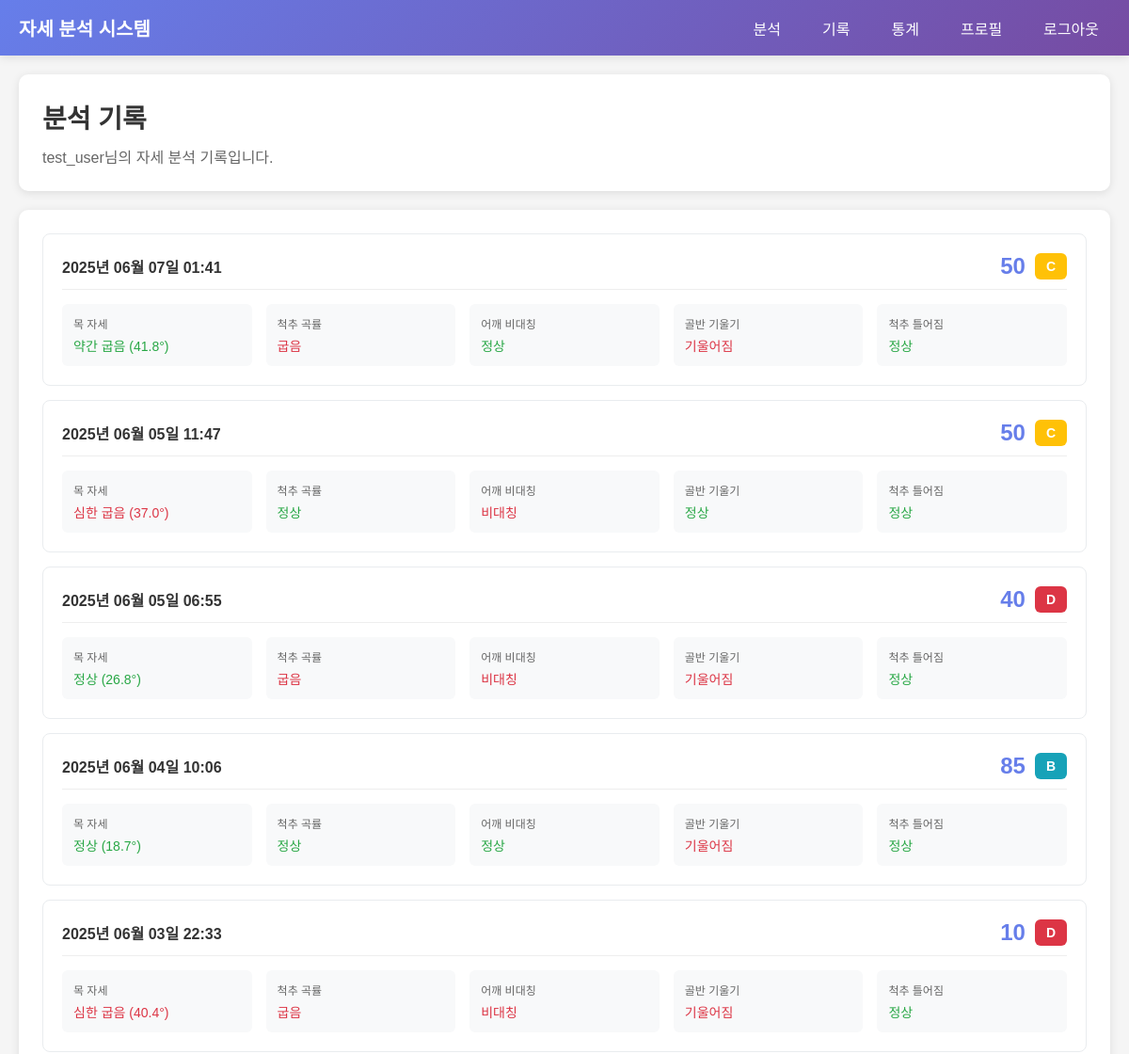
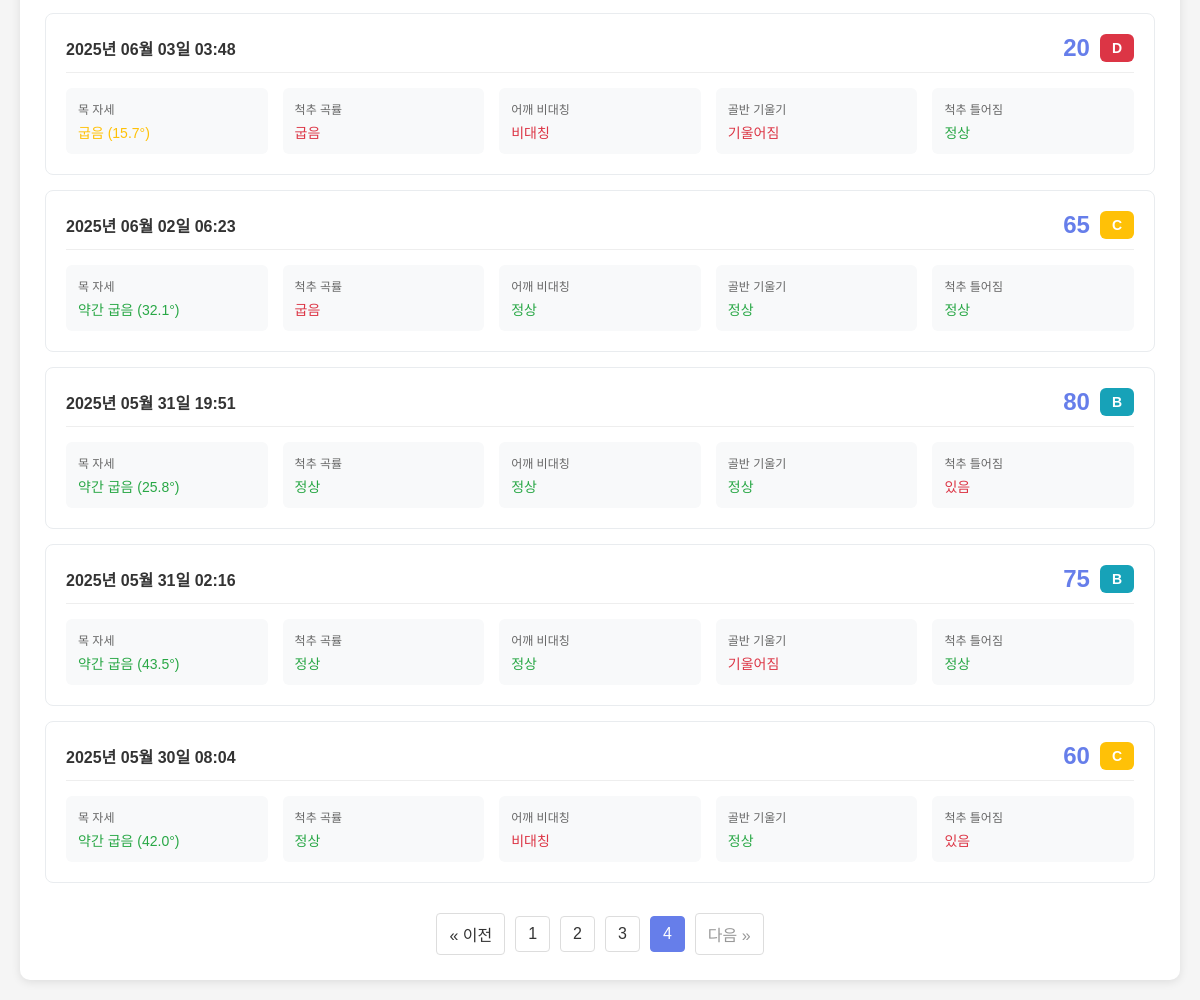
The app's page /crud/history?page=4 (signed in) with its own data (2 pictures, top to bottom).
### apps/crud/models.py (models this page shows, shortened)
class User(db.Model):
    __tablename__ = "user"
    id = db.Column(db.Integer, primary_key=True)
    username = db.Column(db.String(80), unique=True, nullable=False, index=True)
    email = db.Column(db.String(120), unique=True, nullable=False, index=True)
    password_hash = db.Column(db.String(255), nullable=False)
    created_at = db.Column(db.DateTime, default=datetime.now)
    updated_at = db.Column(db.DateTime, default=datetime.now, onupdate=datetime.now)
    last_login = db.Column(db.DateTime)
    posture_records = db.relationship('PostureRecord', backref='user', lazy='dynamic', cascade='all, delete-orphan')
    @property
    def password(self):
        raise AttributeError("읽어 들일 수 없음")

class PostureRecord(db.Model):
    __tablename__ = "posture_record"
    id = db.Column(db.Integer, primary_key=True)
    user_id = db.Column(db.Integer, db.ForeignKey('user.id'), nullable=False)
    analysis_date = db.Column(db.DateTime, default=datetime.now)
    neck_angle = db.Column(db.Float)
    neck_grade = db.Column(db.String(1))  # A, B, C, D
    neck_description = db.Column(db.String(100))
    spine_is_hunched = db.Column(db.Boolean)
    spine_angle = db.Column(db.Float)
    shoulder_is_asymmetric = db.Column(db.Boolean)
    shoulder_height_difference = db.Column(db.Float)
    pelvic_is_tilted = db.Column(db.Boolean)
    pelvic_angle = db.Column(db.Float)
    spine_is_twisted = db.Column(db.Boolean)
    spine_alignment = db.Column(db.Float)
    overall_score = db.Column(db.Integer)  # 0-100 점수
    overall_grade = db.Column(db.String(1))  # A, B, C, D
    def calculate_overall_score(self):
        score = 100
        if self.neck_grade == 'A':
            score -= 0
        elif self.neck_grade == 'B':
            score -= 10
        elif self.neck_grade == 'C':
            score -= 20
        else:  # D
            score -= 30
        if self.spine_is_hunched:
            score -= 25
        if self.shoulder_is_asymmetric:
            score -= 20
        if self.pelvic_is_tilted:
            score -= 15
        if self.spine_is_twisted:
            score -= 10
        return max(0, score)
    def calculate_overall_grade(self):
        score = self.calculate_overall_score()
        if score >= 90:
            return 'A'
        elif score >= 70:
            return 'B'
        elif score >= 50:
            return 'C'
        else:
            return 'D'

### apps/crud/views.py (the view)
    def decorated_function(*args, **kwargs):
        if 'user_id' not in session:
            flash('로그인이 필요합니다.', 'error')
            return redirect(url_for('auth.login'))
        return f(*args, **kwargs)

### apps/crud/views.py (called while the page is built)
def login_required(f):
    def decorated_function(*args, **kwargs):
        if 'user_id' not in session:
            flash('로그인이 필요합니다.', 'error')
            return redirect(url_for('auth.login'))
        return f(*args, **kwargs)
    decorated_function.__name__ = f.__name__
    return decorated_function

@crud.route('/history')
@login_required
def history():
    user = User.query.get(session['user_id'])
    page = request.args.get('page', 1, type=int)
    per_page = 20
    records = user.posture_records.order_by(
        PostureRecord.analysis_date.desc()
    ).paginate(
        page=page, per_page=per_page, error_out=False
    )
    return render_template('crud/history.html',
                         user=user,
                         records=records)

### apps/templates/crud/history.html (shortened to what this page needs)
<!DOCTYPE html>
<html lang="ko">
<head>
</head>
<body>
    <nav class="navbar">
        <div class="navbar-brand">자세 분석 시스템</div>
        <ul class="navbar-nav">
            <li><a href="{{ url_for('crud.index') }}">분석</a></li>
            <li><a href="{{ url_for('crud.history') }}">기록</a></li>
            <li><a href="{{ url_for('crud.statistics') }}">통계</a></li>
            <li><a href="{{ url_for('auth.profile') }}">프로필</a></li>
            <li><a href="{{ url_for('auth.logout') }}">로그아웃</a></li>
        </ul>
    </nav>
    <div class="container">
        <div class="page-header">
            <h1 class="page-title">분석 기록</h1>
            <p class="page-subtitle">{{ user.username }}님의 자세 분석 기록입니다.</p>
        </div>
        <div class="records-container">
            {% if records.items %}
                {% for record in records.items %}
                    <div class="record-card">
                        <div class="record-header">
                            <div class="record-date">
                                {{ record.analysis_date.strftime('%Y년 %m월 %d일 %H:%M') }}
                            </div>
                            <div class="record-score">
                                <span class="score-number">{{ record.calculate_overall_score() }}</span>
                                <span class="grade-badge grade-{{ record.calculate_overall_grade().lower() }}">
                                    {{ record.calculate_overall_grade() }}
                                </span>
                            </div>
                        </div>
                        <div class="record-details">
                            <div class="detail-item">
                                <div class="detail-label">목 자세</div>
                                <div class="detail-value {% if record.neck_grade in ['A', 'B'] %}good{% elif record.neck_grade == 'C' %}warning{% else %}bad{% endif %}">
                                    {{ record.neck_description }} ({{ "%.1f"|format(record.neck_angle) }}°)
                                </div>
                            </div>
                            <div class="detail-item">
                                <div class="detail-label">척추 곡률</div>
                                <div class="detail-value {% if not record.spine_is_hunched %}good{% else %}bad{% endif %}">
                                    {% if record.spine_is_hunched %}굽음{% else %}정상{% endif %}
                                </div>
                            </div>
                            <div class="detail-item">
                                <div class="detail-label">어깨 비대칭</div>
                                <div class="detail-value {% if not record.shoulder_is_asymmetric %}good{% else %}bad{% endif %}">
                                    {% if record.shoulder_is_asymmetric %}비대칭{% else %}정상{% endif %}
                                </div>
                            </div>
                            <div class="detail-item">
                                <div class="detail-label">골반 기울기</div>
                                <div class="detail-value {% if not record.pelvic_is_tilted %}good{% else %}bad{% endif %}">
                                    {% if record.pelvic_is_tilted %}기울어짐{% else %}정상{% endif %}
                                </div>
                            </div>
                            <div class="detail-item">
                                <div class="detail-label">척추 틀어짐</div>
                                <div class="detail-value {% if not record.spine_is_twisted %}good{% else %}bad{% endif %}">
                                    {% if record.spine_is_twisted %}있음{% else %}정상{% endif %}
                                </div>
                            </div>
                        </div>
                    </div>
                {% endfor %}
                {% if records.pages > 1 %}
                    <div class="pagination">
                        {% if records.has_prev %}
                            <a href="{{ url_for('crud.history', page=records.prev_num) }}">&laquo; 이전</a>
                        {% else %}
                            <span class="disabled">&laquo; 이전</span>
                        {% endif %}
                        {% for page_num in records.iter_pages() %}
                            {% if page_num %}
                                {% if page_num != records.page %}
                                    <a href="{{ url_for('crud.history', page=page_num) }}">{{ page_num }}</a>
                                {% else %}
                                    <span class="current">{{ page_num }}</span>
                                {% endif %}
                            {% else %}
                                <span>...</span>
                            {% endif %}
                        {% endfor %}
                        {% if records.has_next %}
                            <a href="{{ url_for('crud.history', page=records.next_num) }}">다음 &raquo;</a>
                        {% else %}
                            <span class="disabled">다음 &raquo;</span>
                        {% endif %}
                    </div>
                {% endif %}
            {% else %}
                <div class="no-records">
                    <h3>아직 분석 기록이 없습니다</h3>
                    <p>자세 분석을 시작하여 첫 번째 기록을 만들어보세요!</p>
                    <a href="{{ url_for('crud.index') }}" class="start-analysis-btn">자세 분석 시작하기</a>
                </div>
            {% endif %}
        </div>
    </div>
</body>
</html>

### apps/templates/crud/history.html (style rules this page uses)
* { margin: 0; padding: 0; box-sizing: border-box; }
body { font-family: 'Arial', sans-serif; background: #f5f5f5; }
.navbar { background: linear-gradient(135deg, #667eea 0%, #764ba2 100%); color: white; padding: 15px 20px; display: flex; justify-content: space-between; align-items: center; box-shadow: 0 2px 10px rgba(0,0,0,0.1); }
.navbar-brand { font-size: 20px; font-weight: bold; }
.navbar-nav { display: flex; list-style: none; gap: 20px; }
.navbar-nav a { color: white; text-decoration: none; padding: 8px 12px; border-radius: 5px; transition: background-color 0.3s; }
.container { max-width: 1200px; margin: 0 auto; padding: 20px; }
.page-header { background: white; border-radius: 10px; padding: 25px; margin-bottom: 20px; box-shadow: 0 2px 10px rgba(0,0,0,0.1); }
.page-title { font-size: 28px; color: #333; margin-bottom: 10px; }
.page-subtitle { color: #666; }
.records-container { background: white; border-radius: 10px; padding: 25px; box-shadow: 0 2px 10px rgba(0,0,0,0.1); }
.record-card { border: 1px solid #e9ecef; border-radius: 8px; padding: 20px; margin-bottom: 15px; transition: box-shadow 0.3s ease; }
.record-header { display: flex; justify-content: space-between; align-items: center; margin-bottom: 15px; padding-bottom: 10px; border-bottom: 1px solid #eee; }
.record-date { font-size: 16px; font-weight: bold; color: #333; }
.record-score { display: flex; align-items: center; gap: 10px; }
.score-number { font-size: 24px; font-weight: bold; color: #667eea; }
.grade-badge { padding: 6px 12px; border-radius: 6px; font-size: 14px; font-weight: bold; color: white; }
.grade-b { background-color: #17a2b8; }
.grade-c { background-color: #ffc107; }
.grade-d { background-color: #dc3545; }
.record-details { display: grid; grid-template-columns: repeat(auto-fit, minmax(200px, 1fr)); gap: 15px; }
.detail-item { background: #f8f9fa; padding: 12px; border-radius: 6px; }
.detail-label { font-size: 12px; color: #666; margin-bottom: 5px; text-transform: uppercase; font-weight: 500; }
.detail-value { font-size: 14px; color: #333; font-weight: 500; }
.detail-value.good { color: #28a745; }
.detail-value.warning { color: #ffc107; }
.detail-value.bad { color: #dc3545; }
.pagination { display: flex; justify-content: center; align-items: center; gap: 10px; margin-top: 30px; }
.pagination a, .pagination span { padding: 8px 12px; border: 1px solid #ddd; border-radius: 4px; text-decoration: none; color: #333; transition: all 0.3s ease; }
.pagination .current { background-color: #667eea; color: white; border-color: #667eea; }
.pagination .disabled { color: #999; cursor: not-allowed; }

### records on screen
User: username "test_user"
PostureRecord: analysis_date "2025년 06월 07일 01:41", calculate_overall_score "50", calculate_overall_grade "C", neck_description "약간 굽음", neck_angle "41.8", shows "정상", shows "기울어짐"
PostureRecord: analysis_date "2025년 06월 05일 11:47", calculate_overall_score "50", calculate_overall_grade "C", neck_description "심한 굽음", neck_angle "37.0", shows "정상", shows "비대칭"
PostureRecord: analysis_date "2025년 06월 05일 06:55", calculate_overall_score "40", calculate_overall_grade "D", neck_description "정상", neck_angle "26.8", shows "굽음", shows "비대칭", shows "기울어짐"
PostureRecord: analysis_date "2025년 06월 04일 10:06", calculate_overall_score "85", calculate_overall_grade "B", neck_description "정상", neck_angle "18.7", shows "기울어짐"
PostureRecord: analysis_date "2025년 06월 03일 22:33", calculate_overall_score "10", calculate_overall_grade "D", neck_description "심한 굽음", neck_angle "40.4", shows "비대칭", shows "기울어짐", shows "정상"
PostureRecord: analysis_date "2025년 06월 03일 03:48", calculate_overall_score "20", calculate_overall_grade "D", neck_description "굽음", neck_angle "15.7", shows "비대칭", shows "기울어짐", shows "정상"
PostureRecord: analysis_date "2025년 06월 02일 06:23", calculate_overall_score "65", calculate_overall_grade "C", neck_description "약간 굽음", neck_angle "32.1", shows "정상"
PostureRecord: analysis_date "2025년 05월 31일 19:51", calculate_overall_score "80", calculate_overall_grade "B", neck_description "약간 굽음", neck_angle "25.8", shows "정상", shows "있음"
PostureRecord: analysis_date "2025년 05월 31일 02:16", calculate_overall_score "75", calculate_overall_grade "B", neck_description "약간 굽음", neck_angle "43.5", shows "정상", shows "기울어짐"
PostureRecord: analysis_date "2025년 05월 30일 08:04", calculate_overall_score "60", calculate_overall_grade "C", neck_description "약간 굽음", neck_angle "42.0", shows "정상", shows "비대칭", shows "있음"

### other values on screen
{{ page_num }} "1" "2" "3"
{{ page_num }} "4"
